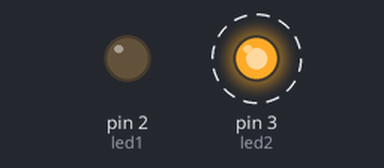
Bench run of a sketch on a simulated Arduino Uno, built with avr-gcc and run on an emulated ATmega328P. On the bench: output pins drawn as LEDs (lit = HIGH). Dashed ring = blinking.

Above: at 0.17 s.
At 43.35 s:
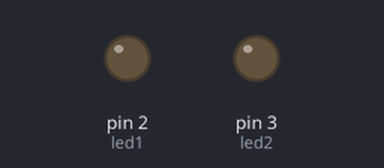
Timing chart, 0 to 43.6 s (numbered marks = the images above):
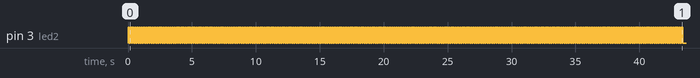

The sketch:

Blink.ino
```cpp
/* Blink Multiple LEDs without Delay

  Turns on and off several light emitting diode(LED) connected to a digital
  pin, without using the delay() function.  This means that other code
  can run at the same time without being interrupted by the LED code.
*/
int led1 = 2;                // LED connected to digital pin
int led2 = 3;
int value1 = LOW;                // previous value of the LED
int value2 = LOW;                // previous value of the LED
long time1 = millis();
long time2 = millis();

long interval1 = 15;           // interval at which to blink (milliseconds)
long interval2 = 20;
long lightspeed = 19;
long motorspeed = 20;

long lightontime = 0.3;
long motorontime = 12;


void setup(){
  Serial.begin(9600);
  pinMode(led1, OUTPUT);      // sets the digital pin as output
  pinMode(led2, OUTPUT);
}

void loop() {
  unsigned long m = millis();
  if (value1 == HIGH) {
    if (m - time1 > lightontime) {
      value1 = LOW;
      digitalWrite(led1, value1);
      time1 = m;
    }
  }
  if (value1 == LOW) {
    if (m - time1 > lightspeed - lightontime) {
      value1 = HIGH;
      digitalWrite(led1, value1);
      time1 = m;
    }
  }


  if (value2 == HIGH) {
    if (m - time2 > motorontime) {
      value2 = LOW;
      digitalWrite(led2, value2);
      time2 = m;
    }
  }
  if (value2 == LOW) {
    if (m - time2 > motorspeed - motorontime) {
      value2 = HIGH;
      digitalWrite(led2, value2);
      time2 = m;
    }
  }

}
```

Measured:
- by itself, pin 3 (led2): alternates HIGH for 0.01 s and LOW for 0.01 s
